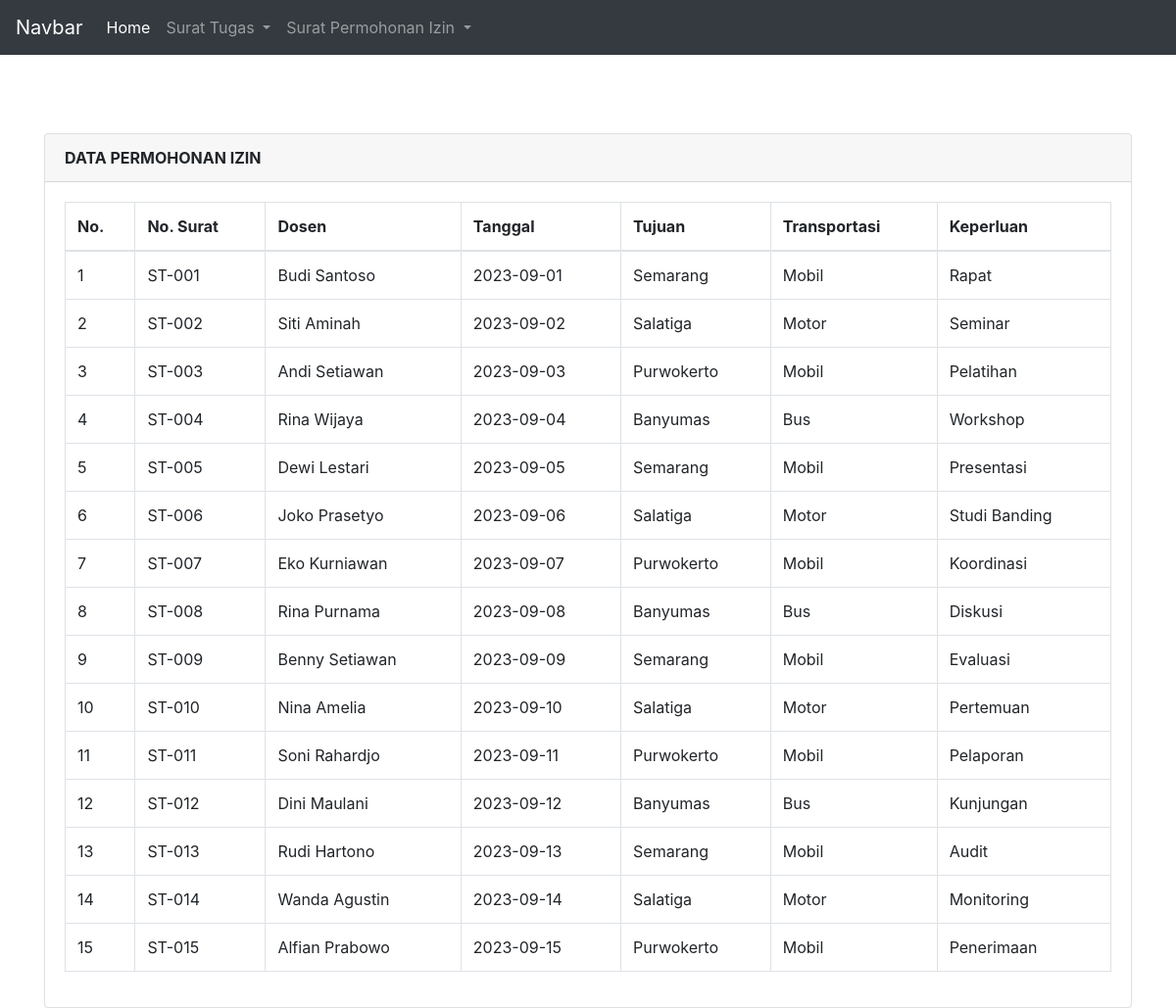
The page /tampil_surat_tugas.php on the database its author committed.
### tables this page shows
CREATE TABLE `surat_tugas` (
  `surat_tugas_id` int(11) NOT NULL,
  `nomor` varchar(20) NOT NULL,
  `nama_dsn` varchar(255) NOT NULL,
  `tgl_surat_tugas` date NOT NULL,
  `tujuan` varchar(255) NOT NULL,
  `transportasi` varchar(50) NOT NULL,
  `keperluan` varchar(255) NOT NULL,
  `dosen_id` int(11) NOT NULL
);

### connection.php (called while the page is built, shortened)
<?php
class Conn
{
    private $db = "tugas2_pweb2";
    private $username = "root";
    private $pass = "";
    private $host = "localhost";
    public function __construct()
    {
        $this->conn = mysqli_connect($this->host, $this->username, $this->pass, $this->db);
    }
}
class Tampiltugas extends Conn
{
    public function tampilData()
    {
        $data = mysqli_query($this->conn, "select * from surat_tugas");
        $hasil = [];
        if($data){
            while ($row = mysqli_fetch_array($data)) {
                $hasil[] = $row; }
            }
        return $hasil;
    }
}
$tugas = new Tampiltugas();

### tampil_surat_tugas.php (the view, shortened to what this page needs)
<?php
include('connection.php');
$data = $tugas->tampilData();
include 'navbar.php';
?>
<!DOCTYPE html>
<html>
<head>
   <link rel="stylesheet" href="https://stackpath.bootstrapcdn.com/bootstrap/4.4.1/css/bootstrap.min.css">
   <link rel="stylesheet" href="//cdn.datatables.net/1.10.20/css/jquery.dataTables.min.css">
</head>
<body>
   <div class="container" style="margin-top: 80px">
      <div class="row">
         <div class="col-md-12">
            <div class="card">
               <div class="card-header">
                  <b>DATA PERMOHONAN IZIN</b>
               </div>
               <div class="card-body">
                  <table class="table table-bordered" id="myTable">
                     <thead>
                        <tr>
                           <th>No.</th>
                           <th>No. Surat</th>
                           <th>Dosen</th>
                           <th>Tanggal</th>
                           <th>Tujuan</th>
                           <th>Transportasi</th>
                           <th>Keperluan</th>
                        </tr>
                     </thead>
                     <tbody>
                        <?php
		$no = 1;
		foreach ($data as $row) {
		?>
                        <tr>
                           <td><?php echo $no++; ?></td>
                           <td><?php echo $row['nomor']; ?></td>
                           <td><?php echo $row['nama_dsn']; ?></td>
                           <td><?php echo $row['tgl_surat_tugas']; ?></td>
                           <td><?php echo $row['tujuan']; ?></td>
                           <td><?php echo $row['transportasi']; ?></td>
                           <td><?php echo $row['keperluan']; ?></td>
                        </tr>
                        <?php
		}
		?>
                     </tbody>
                  </table>
               </div>
            </div>
         </div>
      </div>
</body>
</html>

### rows shown on the page
surat_tugas: nomor "ST-001", nama_dsn "Budi Santoso", tgl_surat_tugas "2023-09-01", tujuan "Semarang", transportasi "Mobil", keperluan "Rapat"
surat_tugas: nomor "ST-002", nama_dsn "Siti Aminah", tgl_surat_tugas "2023-09-02", tujuan "Salatiga", transportasi "Motor", keperluan "Seminar"
surat_tugas: nomor "ST-003", nama_dsn "Andi Setiawan", tgl_surat_tugas "2023-09-03", tujuan "Purwokerto", transportasi "Mobil", keperluan "Pelatihan"
surat_tugas: nomor "ST-004", nama_dsn "Rina Wijaya", tgl_surat_tugas "2023-09-04", tujuan "Banyumas", transportasi "Bus", keperluan "Workshop"
surat_tugas: nomor "ST-005", nama_dsn "Dewi Lestari", tgl_surat_tugas "2023-09-05", tujuan "Semarang", transportasi "Mobil", keperluan "Presentasi"
surat_tugas: nomor "ST-006", nama_dsn "Joko Prasetyo", tgl_surat_tugas "2023-09-06", tujuan "Salatiga", transportasi "Motor", keperluan "Studi Banding"
surat_tugas: nomor "ST-007", nama_dsn "Eko Kurniawan", tgl_surat_tugas "2023-09-07", tujuan "Purwokerto", transportasi "Mobil", keperluan "Koordinasi"
surat_tugas: nomor "ST-008", nama_dsn "Rina Purnama", tgl_surat_tugas "2023-09-08", tujuan "Banyumas", transportasi "Bus", keperluan "Diskusi"
surat_tugas: nomor "ST-009", nama_dsn "Benny Setiawan", tgl_surat_tugas "2023-09-09", tujuan "Semarang", transportasi "Mobil", keperluan "Evaluasi"
surat_tugas: nomor "ST-010", nama_dsn "Nina Amelia", tgl_surat_tugas "2023-09-10", tujuan "Salatiga", transportasi "Motor", keperluan "Pertemuan"
surat_tugas: nomor "ST-011", nama_dsn "Soni Rahardjo", tgl_surat_tugas "2023-09-11", tujuan "Purwokerto", transportasi "Mobil", keperluan "Pelaporan"
surat_tugas: nomor "ST-012", nama_dsn "Dini Maulani", tgl_surat_tugas "2023-09-12", tujuan "Banyumas", transportasi "Bus", keperluan "Kunjungan"
surat_tugas: nomor "ST-013", nama_dsn "Rudi Hartono", tgl_surat_tugas "2023-09-13", tujuan "Semarang", transportasi "Mobil", keperluan "Audit"
surat_tugas: nomor "ST-014", nama_dsn "Wanda Agustin", tgl_surat_tugas "2023-09-14", tujuan "Salatiga", transportasi "Motor", keperluan "Monitoring"
surat_tugas: nomor "ST-015", nama_dsn "Alfian Prabowo", tgl_surat_tugas "2023-09-15", tujuan "Purwokerto", transportasi "Mobil", keperluan "Penerimaan"
